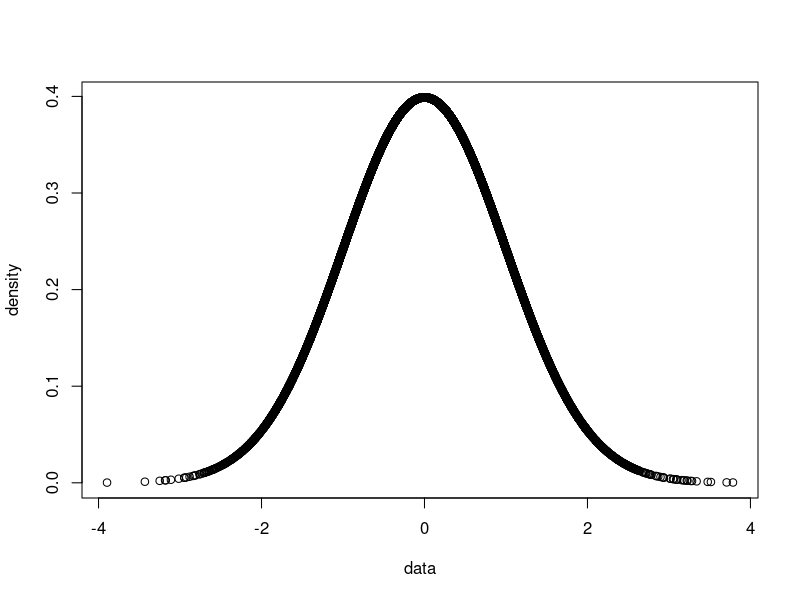

Generate this figure with R:
# simulating data
set.seed(11225)
data <- rnorm(10000)

# check for documentation of the dnorm function
help(dnorm)

# calculate the density of data and store it in the variable density
density <- dnorm(data)

# make a plot with as x variable data and as y variable density
plot(data, density)
